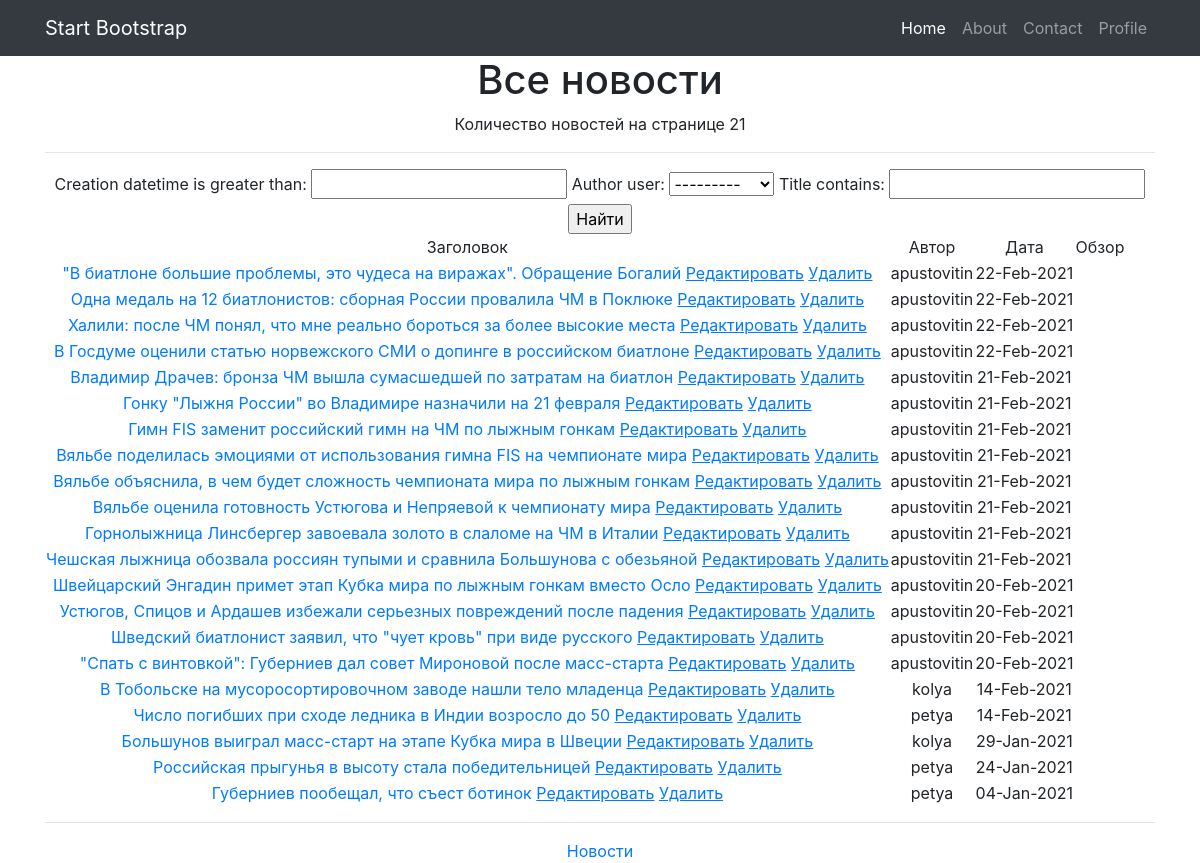
Page /news/search/ on the earlier database version.
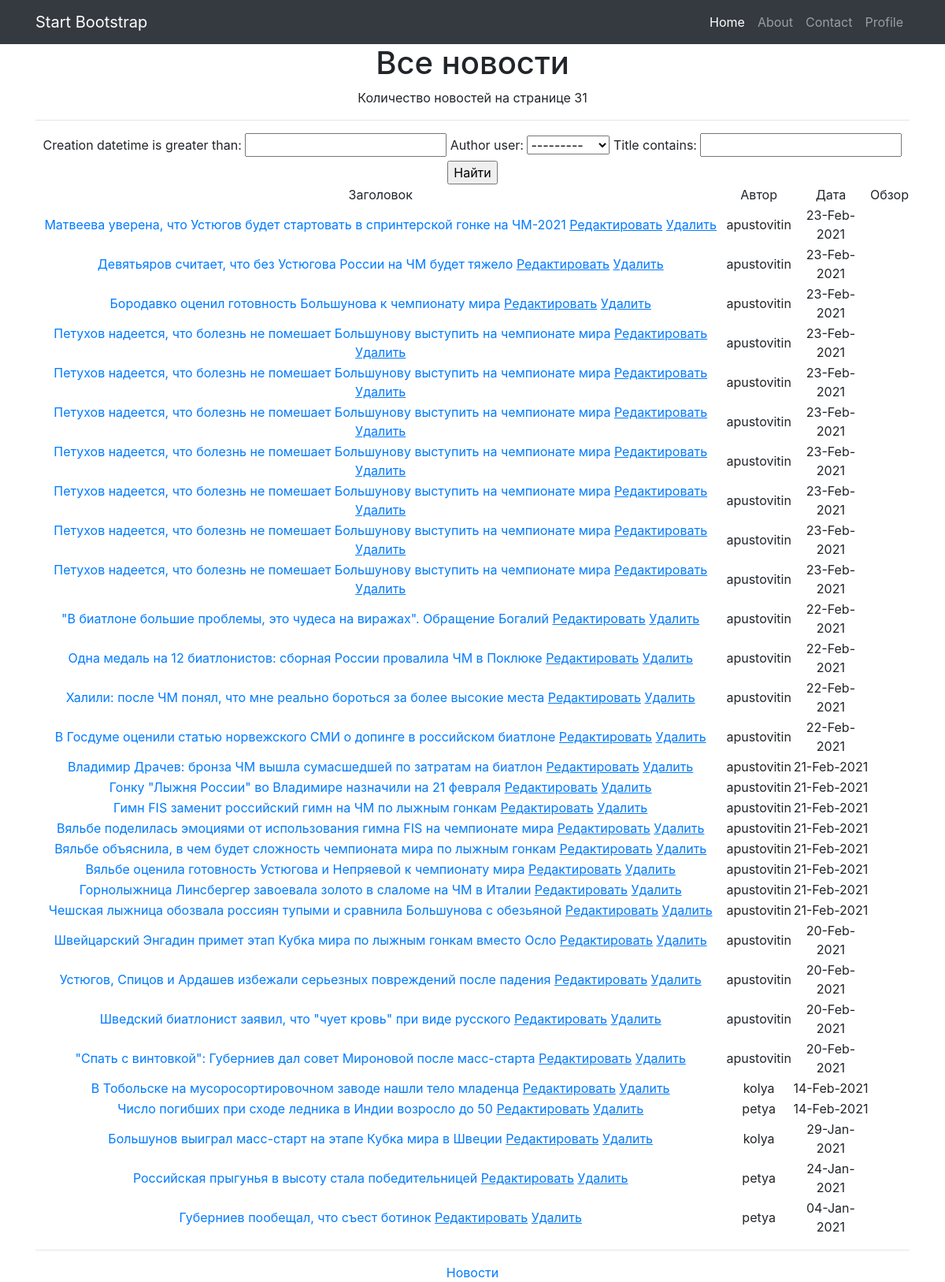
Same page on the later database version.
### news/models.py (models this page shows, shortened)
class Post(models.Model):
    article = 'AT'
    news = 'NW'
    TYPES = [(article, 'статья'), (news, 'новость')]
    author = models.ForeignKey('accounts.Author', on_delete=models.CASCADE)
    type = models.CharField(max_length=2, choices=TYPES, default=news)
    creation_datetime = models.DateTimeField(auto_now_add=True)
    category = models.ManyToManyField(Category, through='PostCategory')
    title = models.CharField(max_length=255)
    content = models.TextField()
    rating = models.IntegerField(default=0)

### accounts/models.py (models this page shows, shortened)
class Author(models.Model):
    user = models.OneToOneField(User, on_delete=models.CASCADE)
    rating = models.IntegerField(default=0)

### news/views.py (the view)
# urls.py: path('search/', NewsSearch.as_view(), name='news_search'),
class NewsSearch(ListView):
    model = Post
    template_name = 'news_search.html'
    context_object_name = 'news_search'
    queryset = Post.objects.filter(type='NW').order_by('-creation_datetime')
    paginate_by = 3
    def get_context_data(self, **kwargs):
        context = super().get_context_data(**kwargs)
        context['filter'] = NewsFilter(self.request.GET, queryset=self.get_queryset())
        return context

### news/templatetags/custom_filters.py (called while the page is built)
@register.filter(name='profanity')
def profanity(text):
    pf_filter = ProfanityFilter(languages=['ru', 'en'])
    return pf_filter.censor(text)

### templates/news_search.html (shortened to what this page needs)
{% extends 'flatpages/default.html' %}
{% load custom_filters %}
{% block content %}
    <h1>Все новости</h1>
    <p1>Количество новостей на странице {{ filter.qs|length }}</p1>
    <hr>
    <form method="GET">
        {{ filter.form }}
        <input type="submit" value="Найти">
    </form>
    {% if filter.qs %}
        <table>
            <tr>
                <td>
                    Заголовок
                </td>
                <td>
                    Автор
                </td>
                <td>
                    Дата
                </td>
                <td>
                    Обзор
                </td>
            </tr>
        {% for o_news in filter.qs %}
            <tr>
                <td>
                    <a href="{% url 'one_news' o_news.id %}">{{ o_news.title }}</a>
                    <a href="{% url 'news_update' o_news.id %}"><u>Редактировать</u></a>
                    <a href="{% url 'news_delete' o_news.id %}"><u> Удалить </u></a>
                </td>
                <td>
                    {{ o_news.author.user }}
                </td>
                <td>
                    {{ o_news.creation_datetime|date:'d-M-Y' }}
                </td>
                <td>
                </td>
            </tr>
        {% endfor %}
        </table>
    {% else %}
        <p2>Нет новостей с заданными параметрами.</p2>
    {% endif %}
    <hr>
    <a href="/news/">    Новости</a>
{% endblock content %}

Differences in the rows shown:
added Post: title "Матвеева уверена, что Устюгов будет стартовать в спринтерской гонке на ЧМ-2021", author.user "apustovitin", creation_datetime "23-Feb-2021"
added Post: title "Девятьяров считает, что без Устюгова России на ЧМ будет тяжело", author.user "apustovitin", creation_datetime "23-Feb-2021"
added Post: title "Бородавко оценил готовность Большунова к чемпионату мира", author.user "apustovitin", creation_datetime "23-Feb-2021"
added Post: title "Петухов надеется, что болезнь не помешает Большунову выступить на чемпионате мира", author.user "apustovitin", creation_datetime "23-Feb-2021"
added Post: title "Петухов надеется, что болезнь не помешает Большунову выступить на чемпионате мира", author.user "apustovitin", creation_datetime "23-Feb-2021"
added Post: title "Петухов надеется, что болезнь не помешает Большунову выступить на чемпионате мира", author.user "apustovitin", creation_datetime "23-Feb-2021"
added Post: title "Петухов надеется, что болезнь не помешает Большунову выступить на чемпионате мира", author.user "apustovitin", creation_datetime "23-Feb-2021"
added Post: title "Петухов надеется, что болезнь не помешает Большунову выступить на чемпионате мира", author.user "apustovitin", creation_datetime "23-Feb-2021"
added Post: title "Петухов надеется, что болезнь не помешает Большунову выступить на чемпионате мира", author.user "apustovitin", creation_datetime "23-Feb-2021"
added Post: title "Петухов надеется, что болезнь не помешает Большунову выступить на чемпионате мира", author.user "apustovitin", creation_datetime "23-Feb-2021"
Other differences:
{{ filter.qs|length }}: "21" → "31"
